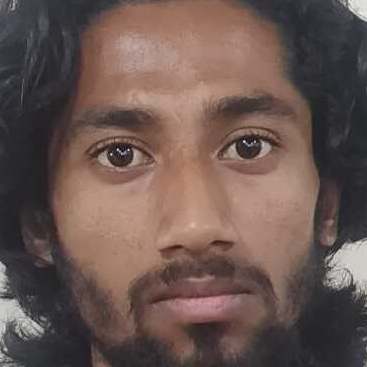
#> input picture images/hrishabh_10.jpg, 367 x 367 px; its folder holds 4 pictures in this run
$ python consolidated_data.py
#> lines starting #> are read from the running program, lines starting #| are printed output that depends on the picture
import cv2
import os
import pickle
import numpy as np

data_dir = os.path.join(os.getcwd(),'clean data')
img_dir = os.path.join(os.getcwd(),'images')

os.getcwd()

image_data = []
labels = []

for i in os.listdir(img_dir):
    image = cv2.imread(os.path.join(img_dir,i))
#> image is the input picture: shape (367, 367, 3); mean B, G, R 80.7, 86.3, 106
    image = cv2.resize(image,(100,100))
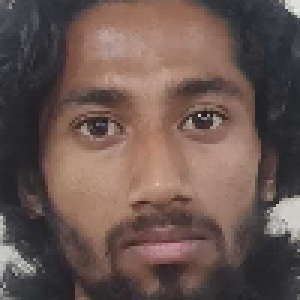
#> image: shape (100, 100, 3) (shown 3 times larger); mean B, G, R 80.6, 86.2, 105.9
    image = cv2.cvtColor(image,cv2.COLOR_BGR2GRAY)
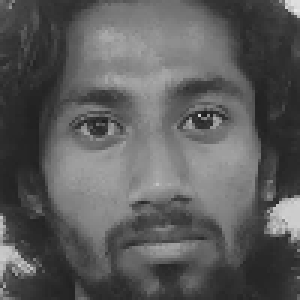
#> image: shape (100, 100) (shown 3 times larger); min 29, max 231, mean 91.5
    image_data.append(image)
    labels.append(str(i).split("_")[0])
#> pass 2 of the loop `for i in os.listdir(img_dir):`:
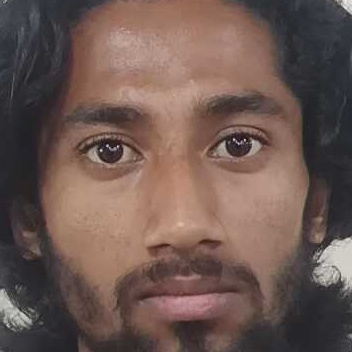
#> input picture images/hrishabh_12.jpg, 352 x 352 px
#> image is the input picture: shape (352, 352, 3); mean B, G, R 81.6, 88.2, 109.6
#> `image = cv2.resize(image,(100,100))`:
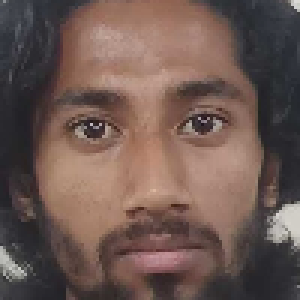
#> image: shape (100, 100, 3) (shown 3 times larger); mean B, G, R 81.5, 88.1, 109.5
#> `image = cv2.cvtColor(image,cv2.COLOR_BGR2GRAY)`:
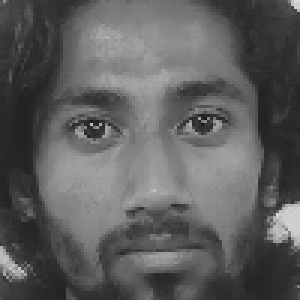
#> image: shape (100, 100) (shown 3 times larger); min 24, max 218, mean 93.8
#> pass 3 of the loop `for i in os.listdir(img_dir):`:
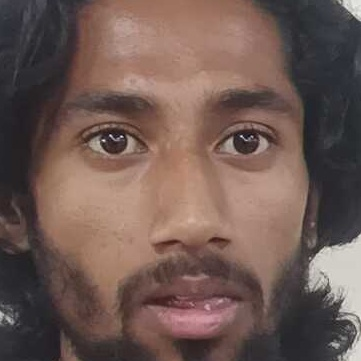
#> input picture images/hrishabh_19.jpg, 361 x 361 px
#> image is the input picture: shape (361, 361, 3); mean B, G, R 83.2, 89.8, 111.8
#> `image = cv2.resize(image,(100,100))`:
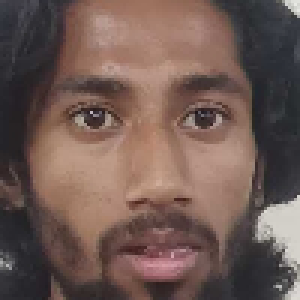
#> image: shape (100, 100, 3) (shown 3 times larger); mean B, G, R 83.1, 89.7, 111.7
#> `image = cv2.cvtColor(image,cv2.COLOR_BGR2GRAY)`:
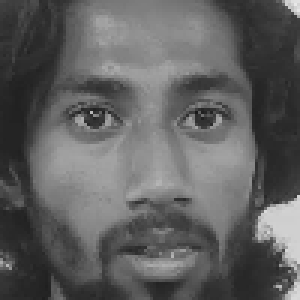
#> image: shape (100, 100) (shown 3 times larger); min 25, max 232, mean 95.5
#> the loop made 4 passes; the first 3 are shown

image_data = np.array(image_data)
labels = np.array(labels)


import matplotlib.pyplot as plt
#> (the run stopped early here; a loop or call above may not have finished)
